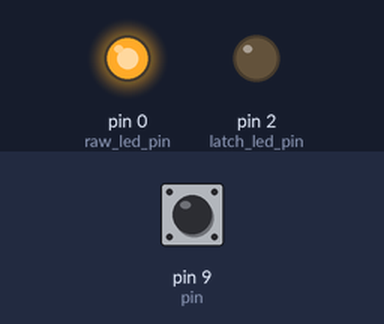
This sketch was run on a simulated Arduino Uno, built with avr-gcc and run on an emulated ATmega328P. Shown: output pins drawn as LEDs (lit = HIGH). Inputs (shaded band) come from the test bench; at power-on: pin 9 (pin) HIGH.

Above: at 1.2 s.
1.3 s: pin 9 (pin) pulled LOW for 0.15 s
At 1.38 s:
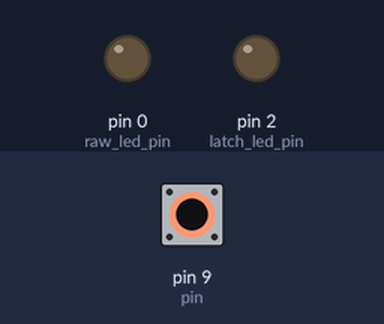
2.9 s: pin 9 (pin) pulled LOW for 3.2 s
At 7.0 s:
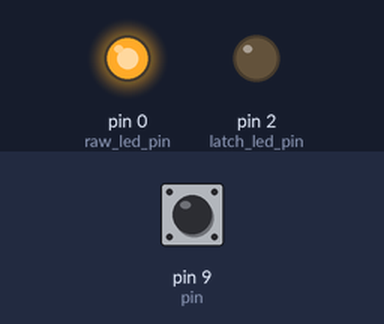
Timing chart, 0 to 8.5 s (numbered marks = the images above; inputs shaded):
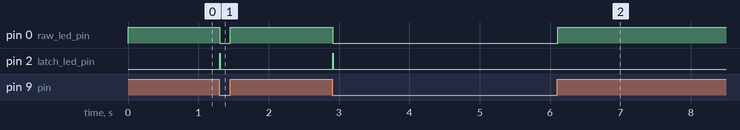

The sketch:

button_latch_test.ino
```cpp
#include <avr/io.h>

int raw_led_pin = 0;
int latch_led_pin = 2;

typedef enum button_latch_enum {
  rising,
  high,
  falling,
  low
} button_state_t;

typedef struct button_struct {
  int pin;
  button_state_t state;
} button_t;

button_t btn;

void setup() {
  pinMode(raw_led_pin, OUTPUT);
  pinMode(latch_led_pin, OUTPUT);
  DDRB &= ~(1<<1); //port b 1 corresponds to arduino pin 9
  PORTB |= (1<<1); //port b 1 corresponds to arduino pin 9
  MCUCR &= ~(1<<PUD);
  btn.pin = 9;
  btn.state = high;
}

int handle_button_states(button_t* lbtn, int active_high)
{
  int retval = 0;
  int rawval = digitalRead(lbtn->pin);
  switch(lbtn->state)
  {
    case rising:
      if(rawval)
      {
        lbtn->state = high;
        retval = 0;
      }
      break;
    case high:
      if(!rawval)
      {
        lbtn->state = falling;
        retval = !active_high;
      }
      break;
    case falling:
      if(!rawval)
      {
        lbtn->state = low;
        retval = 0;
      }
      break;
    case low:
      if(rawval)
      {
        lbtn->state = rising;
        retval = active_high;
      }
      break;
  }

  return retval;
}

int count = 0;

void loop() {
  digitalWrite(raw_led_pin, digitalRead(btn.pin));
  int latchval = handle_button_states(&btn, 0);
  digitalWrite(latch_led_pin, latchval);
  delay(10);
}
```

Measured:
- after the input at 1.3 s, pin 0 (raw_led_pin): HIGH → LOW at once, → HIGH 0.15 s later; pin 2 (latch_led_pin): LOW → HIGH at once, → LOW 0.01 s later
- after the input at 2.9 s, pin 0 (raw_led_pin): HIGH → LOW at once, → HIGH 3.2 s later; pin 2 (latch_led_pin): LOW → HIGH at once, → LOW 0.01 s later
